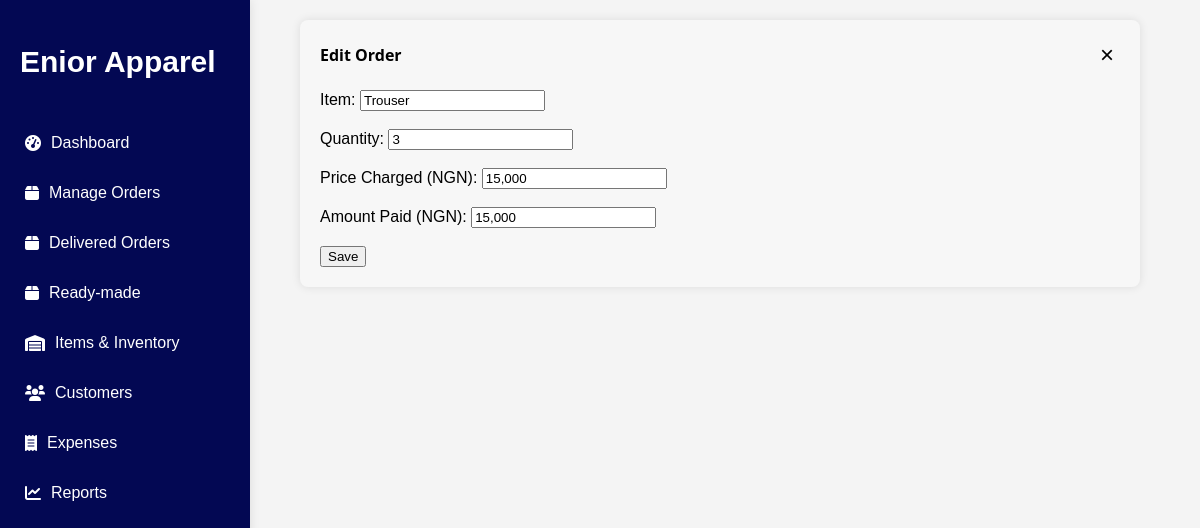
Screenshot of /edit_order/1 with the database file from the repository.
### app.py (models this page shows)
class Order(db.Model):
    id = db.Column(db.Integer, primary_key=True)
    customer_name = db.Column(db.String(80), nullable=False)
    item_name = db.Column(db.String(80), nullable=False)
    quantity = db.Column(db.Integer, default=1)
    price_charged = db.Column(db.String(20), nullable=False)
    created_at = db.Column(db.DateTime, nullable=False)
    expected_at = db.Column(db.DateTime, nullable=False)
    amount_paid = db.Column(db.String(20), nullable=False)
    to_balance = db.Column(db.String(20), nullable=True)
    delivered = db.Column(db.Integer, default=0)

### app.py (the view, shortened to what this page needs)
@app.route('/edit_order/<int:id>', methods=['GET', 'POST'])
def edit_order(id:int):
    order = Order.query.get_or_404(id)
    return render_template('edit_order.html', order=order)

### templates/edit_order.html (shortened to what this page needs)
<!DOCTYPE html>
<html lang="en">
<head>
    <link rel="stylesheet" href="https://cdnjs.cloudflare.com/ajax/libs/font-awesome/6.0.0-beta3/css/all.min.css">
    <link rel="stylesheet" href="{{ url_for('static', filename='styles.css') }}">
</head>
<body>
    <div class="container">
        <nav class="sidebar">
            <h1>Enior Apparel</h1>
            <ul>
                <li><a href="{{ url_for('index') }}"><i class="fas fa-tachometer-alt"></i> Dashboard</a></li>
                <li><a href="{{ url_for('create_order') }}"><i class="fas fa-box"></i> Manage Orders</a></li>
                <li><a href="{{ url_for('delivered_order') }}"><i class="fas fa-box"></i> Delivered Orders</a></li>
                <li><a href="{{ url_for('ready_order') }}"><i class="fas fa-box"></i> Ready-made</a></li>
                <li><a href="{{ url_for('items') }}"><i class="fas fa-warehouse"></i> Items & Inventory</a></li>
                <li><a href="{{ url_for('view_customer') }}"><i class="fas fa-users"></i> Customers</a></li>
                <li><a href="{{ url_for('view_expenses') }}"><i class="fas fa-receipt"></i> Expenses</a></li>
                <li><a href="{{ url_for('reports') }}"><i class="fas fa-chart-line"></i> Reports</a></li>
            </ul>
        </nav>
        <div class="main-content">
            <div class="form-container">
                <div class="form-header">
                    <h2>Edit Order</h2>
                    <button class="close-button">&times;</button>
                </div>
                <form method="POST">
                    <label for="name">Item:</label>
                    <input type="text" id="item_name" name="item_name" value="{{ order.item_name }}"><br><br>
                    <label for="quantity">Quantity:</label>
                    <input type="number" id="quantity" name="quantity" value="{{ order.quantity }}"><br><br>
                    <label for="price">Price Charged (NGN):</label>
                    <input type="text" id="price" name="price" value="{{ order.price_charged }}"><br><br>
                    <label for="amount">Amount Paid (NGN):</label>
                    <input type="text" id="amount" name="amount" value="{{ order.amount_paid }}"><br><br>
                    <button type="submit">Save</button>
                </form>
            </div>
        </div>
    </div>
</body>
</html>

### static/styles.css (style rules this page uses)
body { font-family: Arial, sans-serif; margin: 0; padding: 0; background-color: #f4f4f4; }
.container { display: flex; }
.sidebar { width: 220px; height: calc(100vh - 30px); position: fixed; background-color: rgb(3, 8, 83); color: white; box-shadow: 0 0 10px rgba(0, 0, 0, 0.1); padding: 15px; }
.sidebar h1 { text-align: left; font-family: 'Trebuchet MS', 'Lucida Sans Unicode', 'Lucida Grande', 'Lucida Sans', Arial, sans-serif; color: white; font-size: 30px; margin-bottom: 40px; border-radius: 5px; padding: 5px; }
.sidebar ul { list-style-type: none; padding: 0; }
.sidebar ul li { margin: 12px 0; }
.sidebar ul li a { color: white; text-decoration: none; display: flex; align-items: center; padding: 10px; transition: background 0.3s; }
.sidebar ul li a i { margin-right: 10px; }
.main-content { flex: 1; padding: 20px; margin-left: 240px; }
.main-content { flex: 1; padding: 20px; }
body { font-family: Arial, sans-serif; }
.form-container { max-width: 400px; margin: auto; padding: 20px; background-color: #f7f7f7; border-radius: 8px; box-shadow: 0 0 10px rgba(0,0,0,0.1); }
.form-header { display: flex; justify-content: space-between; align-items: center; margin-bottom: 20px; }
.form-header h2 { margin: 0; font-family: 'Segoe UI', Tahoma, Geneva, Verdana, sans-serif; font-size: medium; }
.close-button { background: none; border: none; font-size: 24px; cursor: pointer; }
.form-container { max-width: 800px; margin: auto; padding: 20px; background-color: #f7f7f7; border-radius: 8px; box-shadow: 0 0 10px rgba(0,0,0,0.1); }

### rows the page displays
Order: item_name "Trouser", quantity "3", price "15,000", amount "15,000"
